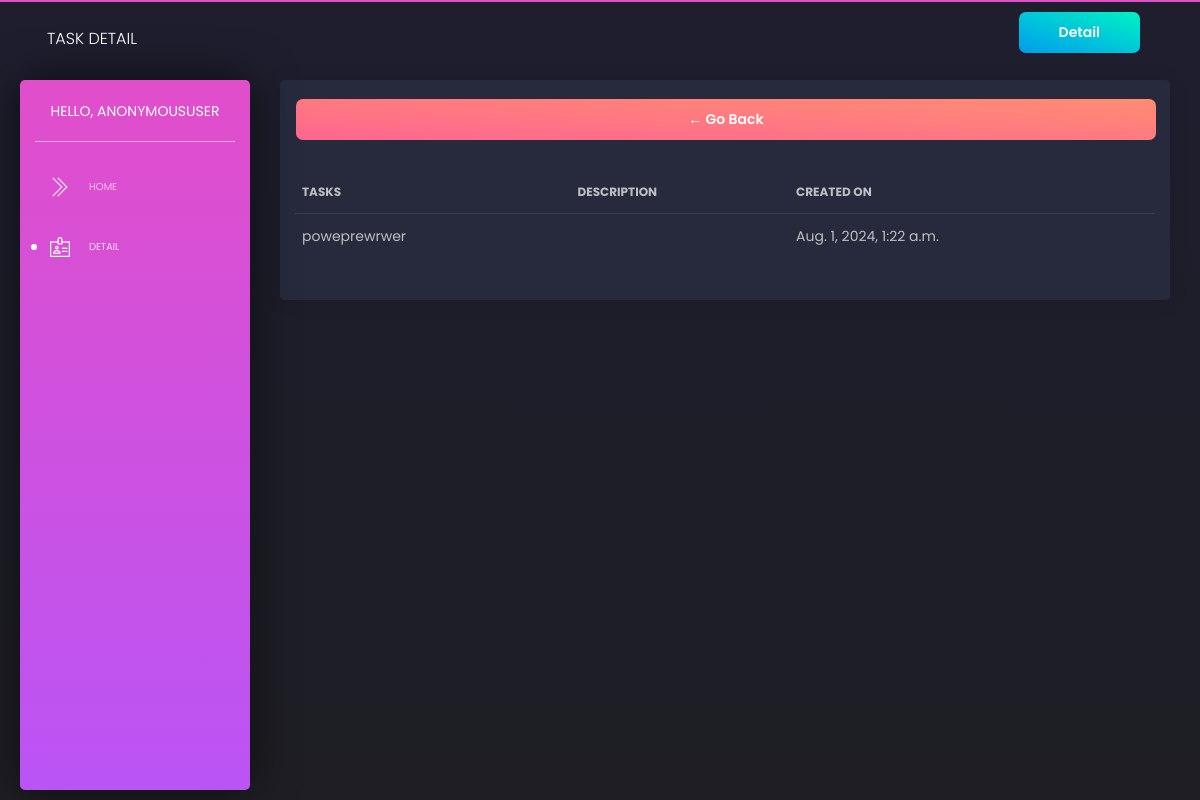
/task-detail/22, run on an earlier commit of the app's database.
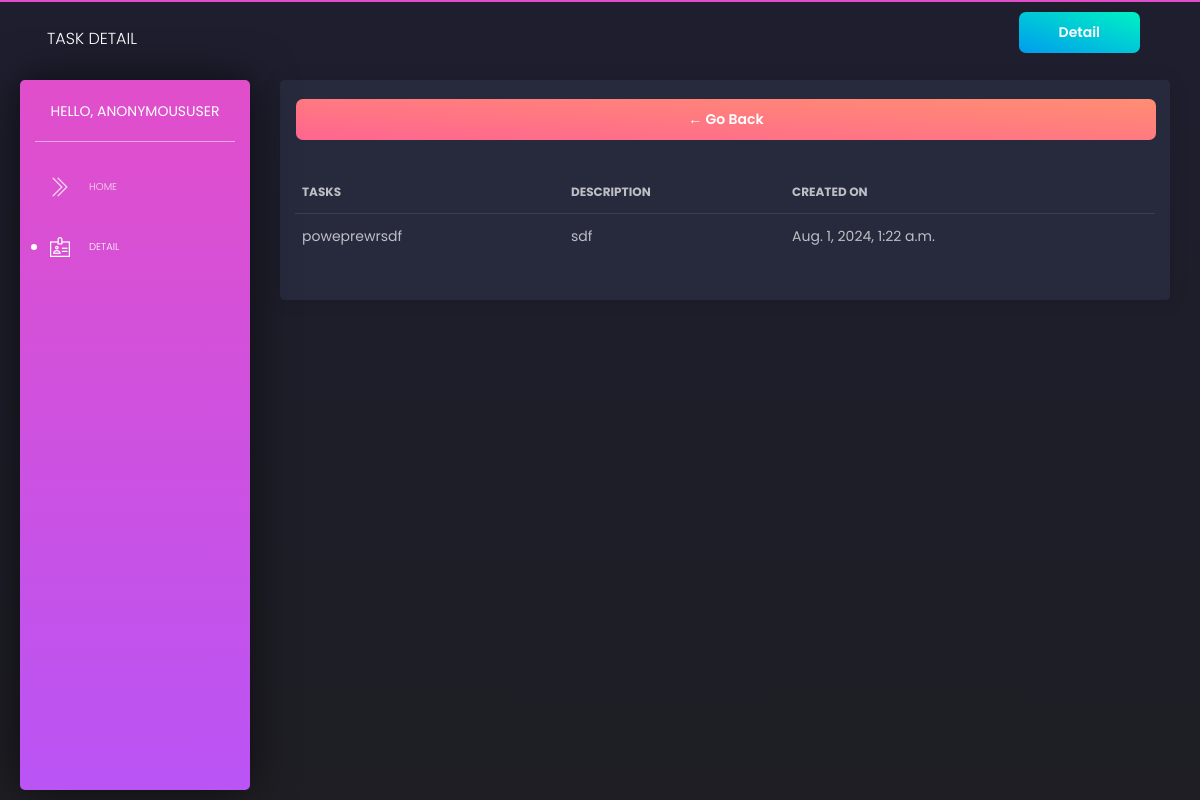
And on a later commit of the database.
### task/models.py (models this page shows)
class Task(models.Model):
    user = models.ForeignKey(User, on_delete=models.CASCADE, null=True, blank=True)
    title = models.CharField(max_length=200)
    description = models.TextField(null=True, blank=True)
    complete = models.BooleanField(default=False)
    created = models.DateTimeField(auto_now_add=True)
    def __str__(self):
        return self.title
    class Meta:
        ordering = ['-created']

### task/views.py (the view)
# urls.py: path('task-detail/<int:pk>', TaskDetail.as_view(template_name='task-detail.html'), name='task-detail'),
class TaskDetail(DetailView):
    model = Task
    context_object_name = 'task_detail'

### templates/task-detail.html (shortened to what this page needs)
{% load static %}
<!DOCTYPE html>
<html lang="en">
<head>
  <link href="https://use.fontawesome.com/releases/v5.0.6/css/all.css" rel="stylesheet">
  <link href="{% static 'simpleweb/css/nucleo-icons.css' %}" rel="stylesheet">
  <link href="{% static 'simpleweb/css/black-dashboard.css' %}" rel="stylesheet">
</head>
<body>
  <div class="wrapper">
    <div class="sidebar">
      <div class="sidebar-wrapper">
        <div class="logo"><a href="#" class="simple-text text-center">Hello, {{request.user}}</a></div>
        <ul class="nav">
          <li><a href="{% url 'index' %}"><i class="tim-icons icon-double-right"></i><p>Home</p></a></li>
          <li class="active"><a href="#"><i class="tim-icons icon-badge"></i><p>Detail</p></a></li>
        </ul>
      </div>
    </div>
    <div class="main-panel">
      <nav class="navbar navbar-expand-lg navbar-absolute navbar-transparent">
        <div class="container-fluid">
          <div class="navbar-wrapper">
            <a class="navbar-brand" href="#">Task Detail</a></div>
          <div class="collapse navbar-collapse" id="navigation">
            <ul class="navbar-nav ml-auto">
              <li class="input-group">
                <a class="simple-text text-center">
                <button class="btn btn-success">Detail</button>
              </a>
              </li>
            </ul>
          </div>
        </div>
      </nav>
      <div class="content">
        <div class="row">
          <div class="col-md-12">
            <div class="card">
              <div class="card-header">
                <h4 class="card-title">
                  <a href="{% url 'task-list' %}" class="btn btn-warning container-fluid">&#8592;
                 Go Back
               </a>
             </h4>
           </div>
              <div class="card-body">
                <div class="table-responsive">
                  <table class="table tablesorter" id="search_table">
                    <thead class="text-primary">
                      <tr>
                        <th>Tasks</th>
                        <th>Description</th>
                        <th>Created on</th>
                      </tr>
                    </thead>
                    <tbody>
                      <tr>
                          <td>{{task_detail}}</td>
                          <td>{{task_detail.description}}</td>
                          <td>{{task_detail.created}}</td>
                      </tr>
                  </tbody>
                  </table>
                </div>
              </div>
            </div>
          </div>
        </div>
      </div>
    </div>
  </div>
</body>
</html>

What changed in the data, as far as the page shows it:
changed Task: title "poweprewrwer" → "poweprewrsdf"; description (not shown) → "sdf"
